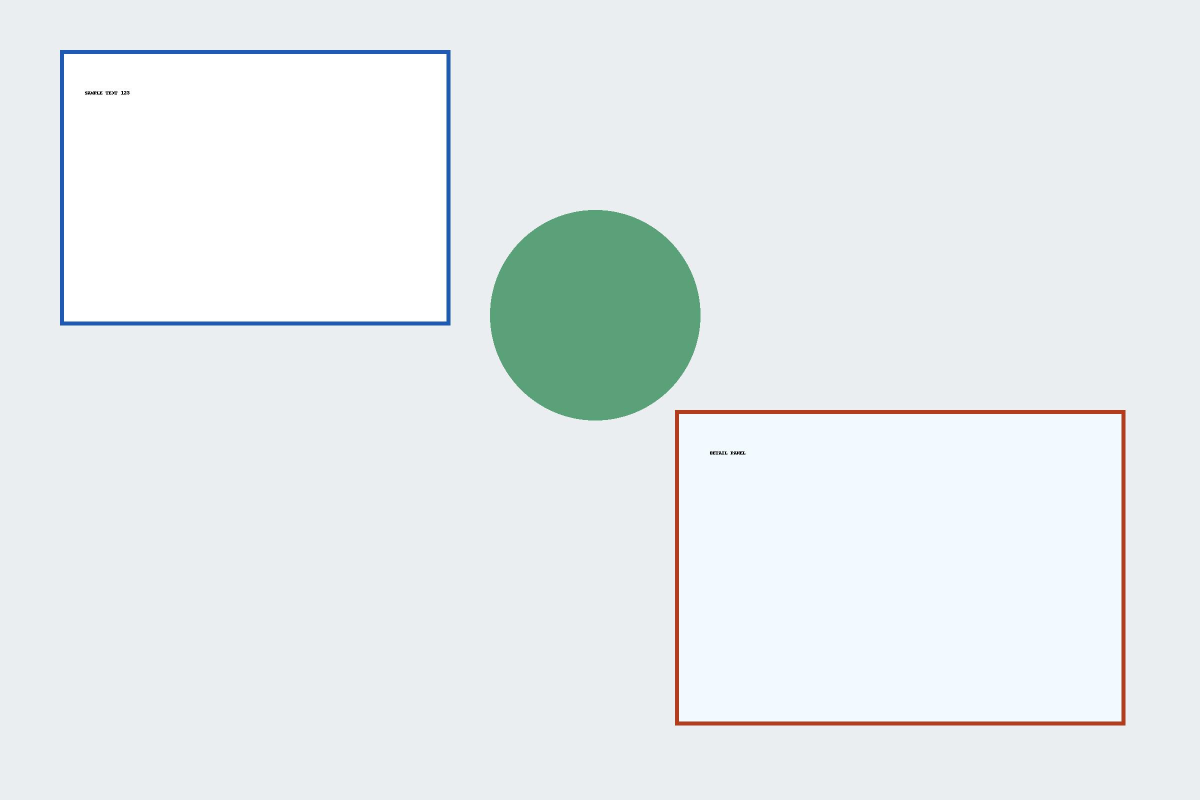
#> input picture examples/sample_inputs/test.jpg, 2400 x 1600 px, found by its file name (shown at 1/2 size)
$ jupyter execute --allow-errors colab_demo.ipynb   (shell and % lines are left out)
#> lines starting #> are read from the running program, lines starting #| are printed output that depends on the picture
### src/config.py
from __future__ import annotations

from copy import deepcopy
from pathlib import Path
from typing import Any, Mapping

import yaml


DEFAULT_CONFIG: dict[str, Any] = {
    "frontend": {"parallel": True},
    "small_vlm": {
        "backend": "mock",
        "model_name": "HuggingFaceTB/SmolVLM-256M-Instruct",
        "device": "auto",
        "torch_dtype": "auto",
        "attn_implementation": "eager",
        "longest_edge": 512,
        "max_new_tokens": 128,
    },
    "detector": {"backend": "dummy", "confidence_threshold": 0.25, "max_detections": 12},
    "crop_selection": {
        "top_k": 8,
        "min_score": 0.05,
        "deduplicate_exact_boxes": True,
        "remove_contained_boxes": True,
        "box_containment_tolerance": 0,
        "remove_large_crops": True,
        "max_effective_crop_area_ratio": 0.75,
        "enforce_total_crop_area_lte_original": True,
        "total_crop_area_budget_ratio": 1.0,
        "enforce_composed_token_budget": True,
        "max_composed_token_ratio": 1.0,
        "weights": {
            "detection_score": 0.45,
            "area": 0.20,
            "centrality": 0.15,
            "question_relevance": 0.15,
            "context_mention": 0.05,
        },
    },
    "crop_composer": {
        "max_canvas_width": 1600,
        "max_canvas_height": 1600,
        "tile_padding": 12,
        "crop_margin": 0.08,
        "annotate": True,
        "shrink_to_content": True,
        "background_color": [245, 245, 245],
    },
    "token_estimator": {"backend": "qwen_like", "patch_size": 28},
    "main_vlm": {"backend": "dummy"},
    "outputs": {
        "save_detections_visualization": True,
        "save_individual_crops": True,
        "save_final_prompt": True,
        "save_metadata": True,
    },
}


# [8 lines left out: function deep_update, not called in this run]


def load_config(path: str | Path | None = None) -> dict[str, Any]:
    if path is None:
        return deepcopy(DEFAULT_CONFIG)
    config_path = Path(path)
    with config_path.open("r", encoding="utf-8") as f:
        loaded = yaml.safe_load(f) or {}
    return deep_update(DEFAULT_CONFIG, loaded)

### notebooks/colab_demo.ipynb
# VLM Input Pruning Colab Demo

이 노트북은 고해상도 이미지를 `scene context text + selected high-res crop canvas` 형태로 바꾸는 전처리 파이프라인을 실행합니다.

기본값은 mock mode라서 무거운 VLM/YOLO 모델 없이 끝까지 실행됩니다. YOLO를 켜면 Colab에서 `ultralytics`를 추가 설치합니다.

[cell 1]
# 1. GitHub repo clone
# 이미 /content/vlm_input_pruning 폴더가 있으면 삭제 후 다시 clone합니다.
import os
from pathlib import Path


os.chdir("/content/vlm_input_pruning")
print("cwd:", Path.cwd())

[cell 2]
# 2. 기본 의존성 설치

[cell 3]
# 3. 입력 이미지 선택
# 기본 샘플 입력은 repo에 포함되어 있습니다.
from pathlib import Path

USE_SAMPLE_IMAGE = True
sample_image = Path("examples/sample_inputs/test.jpg")

if USE_SAMPLE_IMAGE:
    image_path = sample_image
else:
    from google.colab import files
    uploaded = files.upload()
    image_path = Path(next(iter(uploaded.keys())))

question = "Describe the important objects while preserving fine details."
out_dir = Path("/content/outputs")
print("image_path:", image_path)
print("question:", question)
print("out_dir:", out_dir)

[cell 4]
# 4. 원본 이미지 확인
from PIL import Image
from IPython.display import display

img = Image.open(image_path).convert("RGB")
#> img is the input picture: PIL image 2400x1600 RGB; mean R, G, B 230.7, 236.6, 238.4
print("original size:", img.size)
#| original size: (2400, 1600)
display(img.resize((min(900, img.width), int(img.height * min(900, img.width) / img.width))))
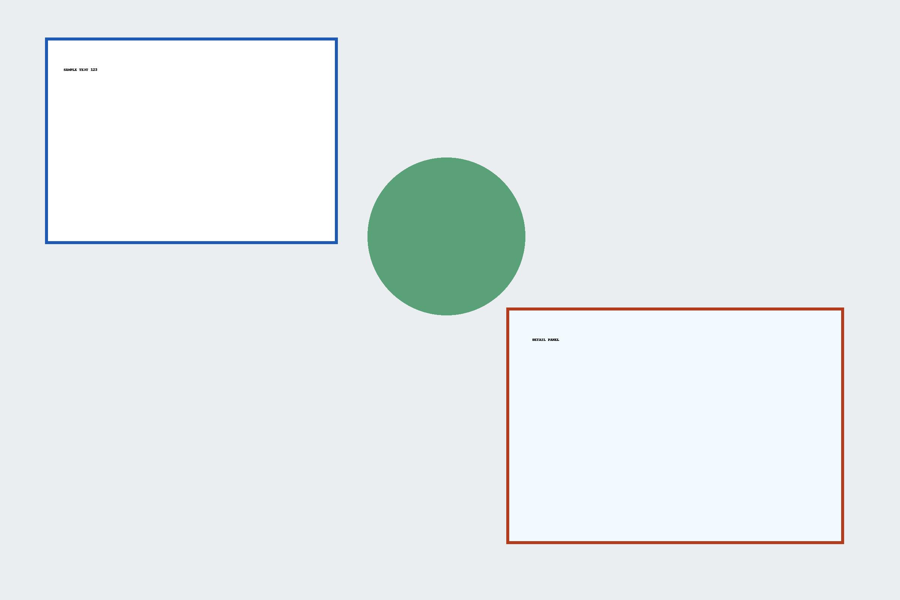
#> shown: PIL image 900x600 RGB; mean R, G, B 230.7, 236.6, 238.4

[cell 5]
# 5. Mock mode end-to-end 실행
# small_vlm=mock, detector=dummy가 기본값입니다.
from src.config import load_config
from src.pipeline import run_pipeline

#> (the rest of this cell did not finish here and is left out)

config["small_vlm"]["backend"] = "mock"
config["detector"]["backend"] = "dummy"

result = run_pipeline(
    image_path=image_path,
    question=question,
    config=config,
    out_dir=out_dir,
    call_main_vlm=False,
)

print("metadata:", result["metadata_path"])
print("composed image:", result["composed_image_path"])
print("detections visualization:", result["detections_visualization_path"])
print("final prompt:", result["final_prompt_path"])

#> (a cell that did not finish here is left out)

[cell 7]
# 7. Detection 결과 확인
import pandas as pd
from IPython.display import display

#> (the rest of this cell did not finish here and is left out)

#> (a cell that did not finish here is left out)

[cell 9]
# 9. 개별 crop 이미지 확인
from pathlib import Path

#> (the rest of this cell did not finish here and is left out)

#> (a cell that did not finish here is left out)

[cell 11]
# 11. Token estimate / latency 확인
import json

#> (the rest of this cell did not finish here and is left out)

#> (a cell that did not finish here is left out)

## Optional: YOLO detector 사용

아래 셀은 Ultralytics YOLO를 설치하고 detector backend를 `yolo`로 바꿉니다. 무료 Colab에서도 `yolov8n.pt` 기준으로 가볍게 테스트할 수 있습니다.

#> (a cell that did not finish here is left out)
